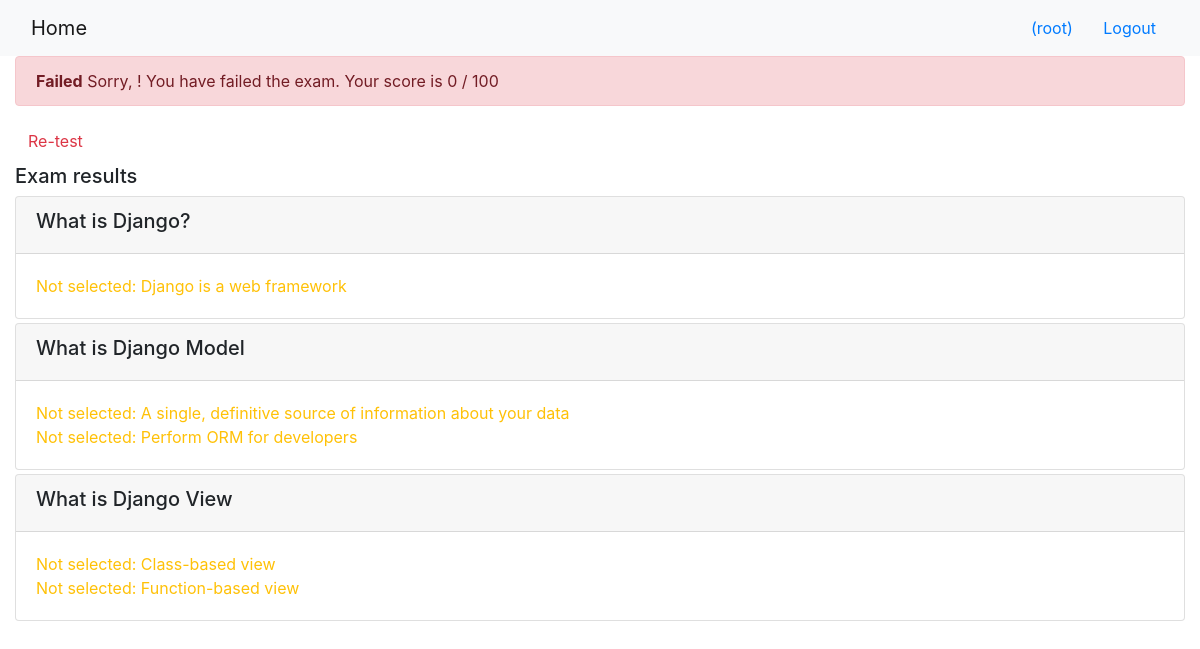
The page /onlinecourse/course/1/submission/1/result/ (signed in) on the database its author committed.
### onlinecourse/models.py (models this page shows)
class Question(models.Model):
    lesson = models.ForeignKey(Lesson, on_delete=models.CASCADE)
    question_text = models.TextField(null=False)
    course = models.ManyToManyField(Course)
    grade = models.FloatField()
    def is_get_score(self, selected_ids):
       all_answers = self.choice_set.filter(correct=True).count()
       selected_correct = self.choice_set.filter(correct=True, id__in=selected_ids).count()
       if all_answers == selected_correct:
           return True
       else:
           return False

class Choice(models.Model):
    question = models.ManyToManyField(Question)
    choice_text = models.TextField(null=False)
    correct = models.BooleanField()

### onlinecourse/views.py (the view)
# urls.py: path('course/<int:course_id>/submission/<int:submission_id>/result/', views.show_exam_result, name='show_exam_result'),
def show_exam_result(request, course_id, submission_id):
    course = get_object_or_404(Course, pk=course_id)
    submission = get_object_or_404(Submission, pk=submission_id)
    choices = submission.choices.all()
    choice_ids = submission.choices.values_list('id')
    questions = course.question_set.all()
    score = 0
    for question in questions:
        if question.is_get_score(choice_ids):
            score += 1
    grade = int((score/course.question_set.count()) * 100)
    context = {'course': course, 'submission': submission, 'grade': grade}
    return render(request, 'onlinecourse/exam_result_bootstrap.html', context)

### onlinecourse/templates/onlinecourse/exam_result_bootstrap.html (shortened to what this page needs)
<!DOCTYPE html>
<html lang="en">
<head>
    {% load static %}
    <link rel="stylesheet" href="https://maxcdn.bootstrapcdn.com/bootstrap/4.5.2/css/bootstrap.min.css">
</head>
<body>
 <nav class="navbar navbar-light bg-light">
    <div class="container-fluid">
        <div class="navbar-header">
              <a class="navbar-brand" href="{% url 'onlinecourse:index' %}">Home</a>
        </div>
        <ul class="nav navbar-nav navbar-right">
            {% if user.is_authenticated %}
            <li>
                <a class="btn btn-link" href="#">{{ user.first_name }}({{ user.username }})</a>
                <a class="btn btn-link" href="{% url 'onlinecourse:logout' %}">Logout</a>
            </li>
            {% endif %}
        </ul>
    </div>
</nav>
<div class="container-fluid">
    {% if grade > 80 %}
    <div class="alert alert-success">
       <strong>Congratulations, {{ user.first_name }}!</strong> You have passed the exam and completed the course with score {{ grade }} / 100
    </div>
        {% else %}
        <div class="alert alert-danger">
            <strong>Failed</strong> Sorry, {{ user.first_name }}! You have failed the exam. Your score is {{ grade }} / 100
        </div>
        <a class="btn btn-link text-danger" href="{% url 'onlinecourse:course_details' course.id %}">Re-test</a>
        {% endif %}
        <div class="card-columns-vertical mt-1">
        <h5 class="">Exam results</h5>
            {% for question in course.question_set.all %}
            <div class="card mt-1">
                <div class="card-header"><h5>{{question.question_text}}</h5></div>
                <div class="card-body">
                    {% for choice in question.choice_set.all %}
                        {% if choice.correct %}
                            {% if choice in submission.choices.all %}
                                <div class="text-success">Correct Answer: {{ choice.choice_text }}</div>
                            {% else %}
                                <div class="text-warning">Not selected: {{ choice.choice_text }}</div>
                            {% endif %}
                        {% else %}
                            <div>{{ choice.choice_content }}</div>
                        {% endif %}
                    {% endfor %}
                </div>
            </div>
        {% endfor %}
        </div>
    </div>
</body>
</html>

### rows shown on the page
Question: question_text "What is Django?"
Choice: choice_text "Django is a web framework"
Question: question_text "What is Django Model"
Choice: choice_text "A single, definitive source of information about your data"
Choice: choice_text "Perform ORM for developers"
Question: question_text "What is Django View"
Choice: choice_text "Class-based view"
Choice: choice_text "Function-based view"

### other values the page prints
{{ user.username }} "root"
{{ grade }} "0"
